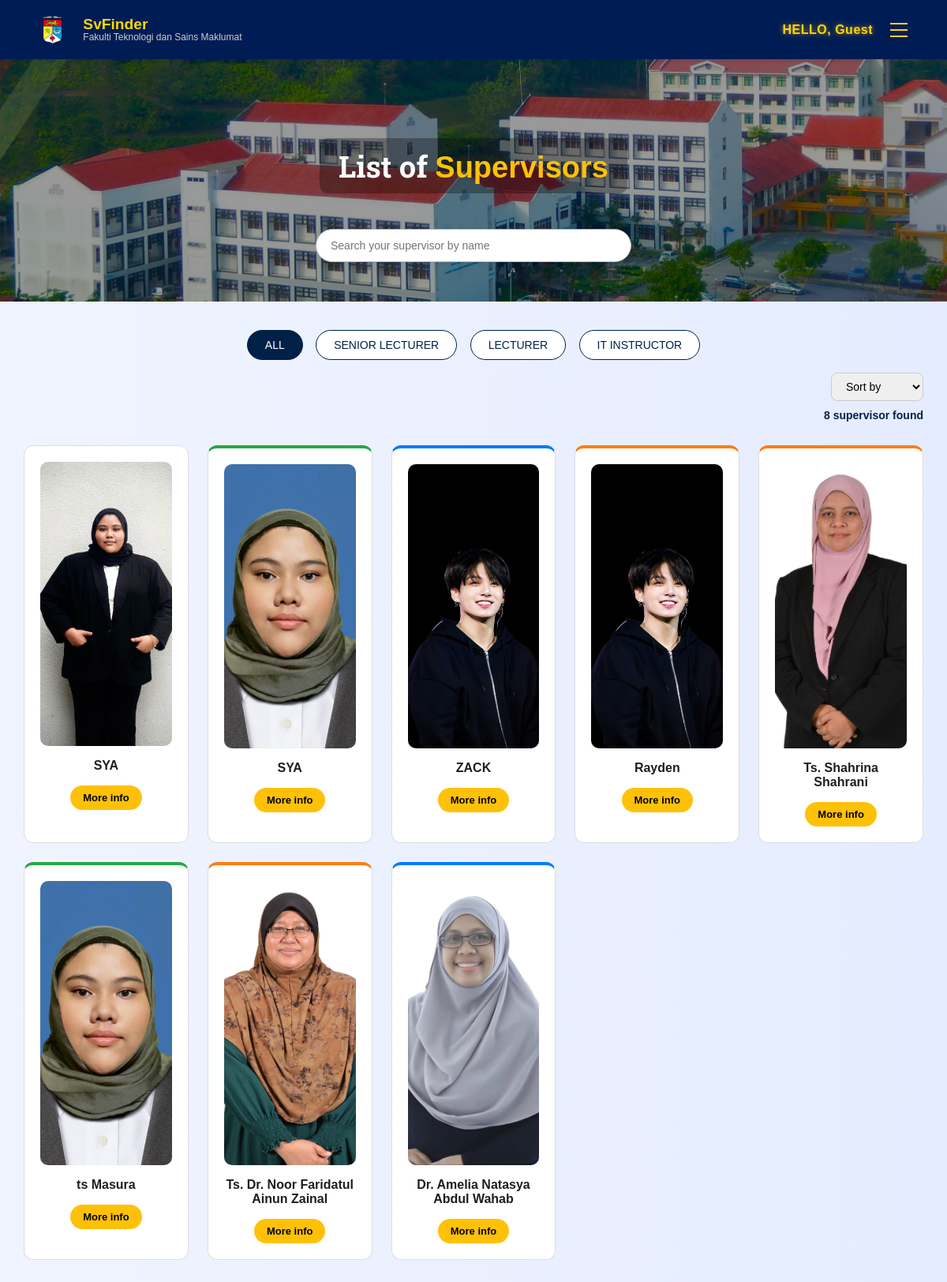
Page /mainstudent/ on the earlier database version.
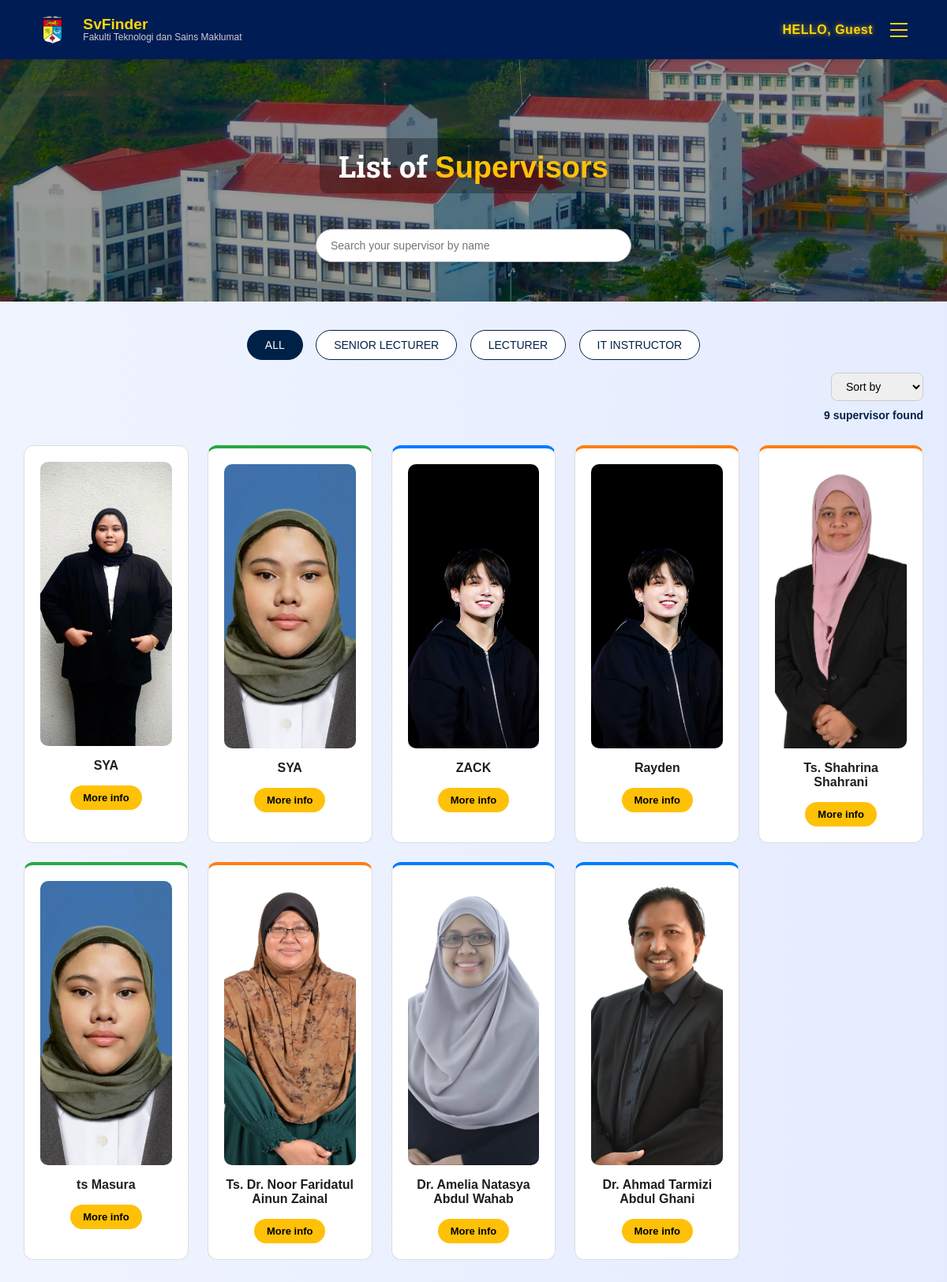
Same page on the later database version.
### SVFINDER/models.py (models this page shows)
class Penyelia(models.Model):
    id_penyelia = models.CharField(max_length=30, primary_key=True)
    nama_penyelia = models.CharField(max_length=255)
    email_penyelia = models.EmailField(max_length=255)
    no_penyelia = models.CharField(max_length=15)
    category_penyelia = models.CharField(max_length=255)  # Changed from 'program_penyelia' to 'category_penyelia'
    katalaluan_penyelia = models.CharField(max_length=255)
    kepakaran_penyelia = models.CharField(max_length=255)
    gambar_penyelia = models.ImageField(upload_to='penyelia/', null=True, blank=True)
    id_admin = models.ForeignKey('AdminSistem', on_delete=models.CASCADE, null=True, blank=True)
    bilik_penyelia = models.CharField(max_length=255, null=True, blank=True)  # Make it nullable
    bio_penyelia = models.CharField(max_length=3000, null=True, blank=True)
    academic_penyelia = models.CharField(max_length=255, null=True, blank=True)  # New field for academic info

### SVFINDER/views.py (the view)
# urls.py: path('mainstudent/', views.mainstudent, name='mainstudent'),
def mainstudent(request):
    id_pelajar = request.session.get('student', None)
    nama_pelajar = None
    if id_pelajar:
        try:
            pelajar = Pelajar.objects.get(id_pelajar=id_pelajar)
            nama_pelajar = pelajar.nama_pelajar
            welcome_message = f"HELLO, {nama_pelajar}"
        except Pelajar.DoesNotExist:
            welcome_message = "HELLO, Unknown Student"
    else:
        welcome_message = "HELLO, Guest"
    signupervisor = Penyelia.objects.all()
    return render(request, 'mainstudent.html', {
        'id_pelajar': id_pelajar,
        'nama_pelajar': nama_pelajar,
        'welcome_message': welcome_message,
        'signupervisor': signupervisor,
    })

### SVFINDER/templates/mainstudent.html (shortened to what this page needs)
{% load static %}
<!DOCTYPE html>
<html lang="en">
<head>
</head>
<body>
  <nav>
    <div class="logo-section">
    <img src="{% static 'logoukm.png' %}" alt="UKM Logo" class="logo-img" />
    <div class="logo-text">
      <span class="logo-main">SvFinder</span>
      <span class="logo-sub">Fakulti Teknologi dan Sains Maklumat</span>
    </div>
  </div>
    <div class="nav-right">
      <div class="welcome-message">{{ welcome_message }}</div>
      <div class="dropdown" id="dropdown">
        <button class="hamburger" onclick="toggleDropdown()">
          <span></span>
          <span></span>
          <span></span>
        </button>
      </div>
    </div>
  </nav>
  <div class="hero">
    <h1>List of <span>Supervisors</span></h1>
    <div class="search-bar">
      <input type="text" id="searchInput" placeholder="Search your supervisor by name" onkeyup="filterSupervisorsByName()">
    </div>
  </div>
  <div class="filters">
    <button class="active" onclick="filterSupervisors('')">ALL</button>
    <button onclick="filterSupervisors('Senior Lecturer')">SENIOR LECTURER</button>
    <button onclick="filterSupervisors('Lecturer')">LECTURER</button>
    <button onclick="filterSupervisors('IT Instructor')">IT INSTRUCTOR</button>
  </div>
  <div class="sort-dropdown">
    <select id="sortDropdown" onchange="sortSupervisor()">
      <option value="">Sort by</option>
    </select>
  </div>
  <p id="supervisorCount">{{ signupervisor|length }} supervisor found</p>
  <div class="supervisor-grid" id="supervisorGrid">
    {% for supervisor in signupervisor %}
    <div class="supervisor-card" data-category="{{ supervisor.category_penyelia }}">
      {% if supervisor.gambar_penyelia %}
        <img src="{{ supervisor.gambar_penyelia.url }}" alt="{{ supervisor.nama_penyelia }}">
      {% else %}
        <img src="{% static 'default-avatar.png' %}" alt="Default Supervisor">
      {% endif %}
      <div class="name">{{ supervisor.nama_penyelia }}</div>
      <a class="more-btn" href="{% url 'informationsv' supervisor.id_penyelia %}">More info</a>
    </div>
    {% endfor %}
  </div>
</body>
</html>

Differences in the rows shown:
added Penyelia: gambar_penyelia (picture), nama_penyelia "Dr. Ahmad Tarmizi Abdul Ghani", category_penyelia "Senior Lecturer" (drawn)
Other differences:
{{ signupervisor|length }}: "8" → "9"
